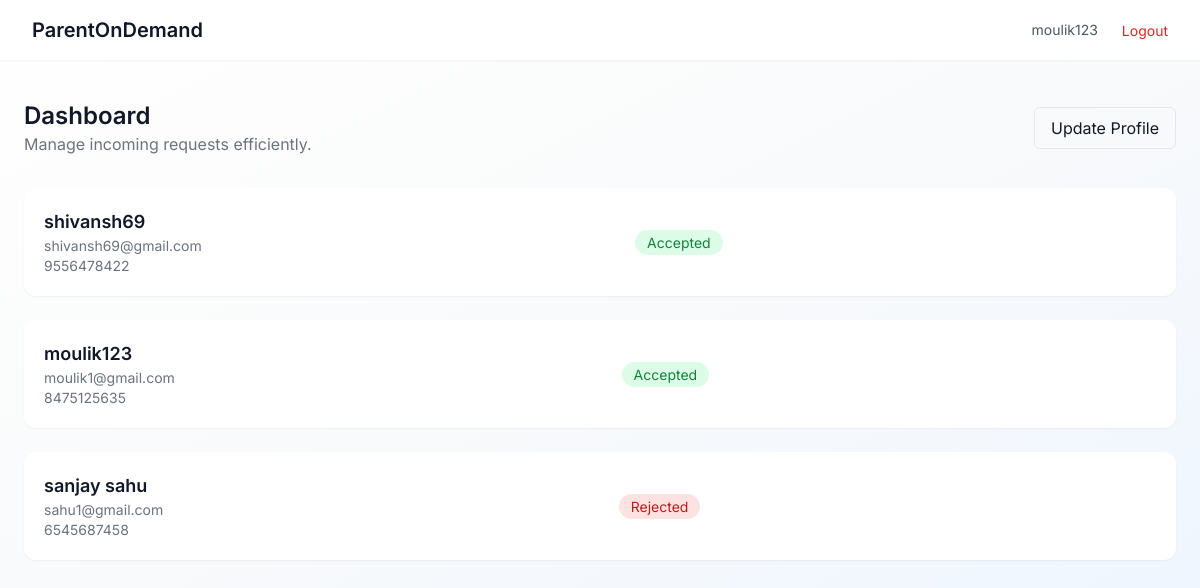
/parent/ (signed in), run on the app's committed database.
### users/models.py (models this page shows)
class CustomUser(AbstractUser):
    ROLE_CHOICES = (
        ('student', 'Student'),
        ('parent', 'Parent'),
    )
    role = models.CharField(max_length=10, choices=ROLE_CHOICES)
    phone = models.CharField(max_length=15,default='')

### dashboard/models.py (models this page shows, shortened)
class Request(models.Model):
    student = models.ForeignKey(User, on_delete=models.CASCADE, related_name='sent_requests')
    parent = models.ForeignKey(ParentProfile, on_delete=models.CASCADE, related_name='received_requests')
    status = models.CharField(max_length=10, default='pending')
    created_at = models.DateTimeField(auto_now_add=True)

### dashboard/views.py (the view)
# urls.py: path('parent/',parent_dashboard,name='parent_dashboard'),
@login_required
def parent_dashboard(request):
    try:
        profile = request.user.parentprofile
    except:
        profile = None
    requests = []
    if profile:
        requests = Request.objects.filter(parent=profile)
    return render(request, 'parent_dashboard.html', {
        'profile': profile,
        'requests': requests
    })

### templates/parent_dashboard.html (shortened to what this page needs)
{% extends 'base.html' %}
{% block content %}
<nav class="w-full px-8 py-4 flex justify-between items-center bg-white shadow-sm sticky top-0 z-50">
    <h1 class="text-xl font-semibold">ParentOnDemand</h1>
    <div class="flex items-center gap-6">
        <span class="text-sm text-gray-600 hidden md:block">
            {{ request.user.username }}
        </span>
        <a href="{% url 'logout' %}">
            <button class="text-sm text-red-600 hover:text-red-700">
                Logout
            </button>
        </a>
    </div>
</nav>
<div class="max-w-7xl mx-auto px-6 py-10 animate-fade-in">
    <div class="mb-8 flex justify-between items-center">
        <div>
            <h2 class="text-2xl font-semibold">Dashboard</h2>
            <p class="text-gray-500">Manage incoming requests efficiently.</p>
        </div>
        {% if profile %}
            <a href="/parent/create-profile/">
                <button class="px-4 py-2 border rounded-md hover:bg-gray-100">
                    Update Profile
                </button>
            </a>
        {% else %}
            <a href="/parent/create-profile/">
                <button class="px-4 py-2 bg-blue-600 text-white rounded-md">
                    Create Profile
                </button>
            </a>
        {% endif %}
    </div>
    <div class="space-y-6">
        {% for req in requests %}
        <div class="bg-white p-5 rounded-xl shadow-sm hover:shadow-md transition flex justify-between items-center">
            <div>
                <h3 class="font-semibold text-lg">{{ req.student.username }}</h3>
                <p class="text-sm text-gray-500">{{ req.student.email }}</p>
                <p class="text-sm text-gray-500">{{ req.student.phone }}</p>
            </div>
            <div>
                {% if req.status == 'pending' %}
                    <span class="px-3 py-1 text-sm bg-yellow-100 text-yellow-700 rounded-full">
                        Pending
                    </span>
                {% elif req.status == 'accepted' %}
                    <span class="px-3 py-1 text-sm bg-green-100 text-green-700 rounded-full">
                        Accepted
                    </span>
                {% else %}
                    <span class="px-3 py-1 text-sm bg-red-100 text-red-700 rounded-full">
                        Rejected
                    </span>
                {% endif %}
            </div>
        </div>
        {% empty %}
        <div class="text-center text-gray-500 py-10">
            No requests yet.
        </div>
        {% endfor %}
    </div>
</div>
{% endblock %}

### templates/base.html (style rules this page uses)
body { font-family: 'Inter', sans-serif; }
* { transition: all 0.2s ease-in-out; }
.animate-fade-in { animation: fadeIn 0.4s ease forwards; }

### data on the page
CustomUser: user.username "moulik123"
Request: student.username "shivansh69", student.email "shivansh69@gmail.com", student.phone "9556478422", status "Accepted"
Request: student.username "moulik123", student.email "moulik1@gmail.com", student.phone "8475125635", status "Accepted"
Request: student.username "sanjay sahu", student.email "sahu1@gmail.com", student.phone "6545687458", status "Rejected"
